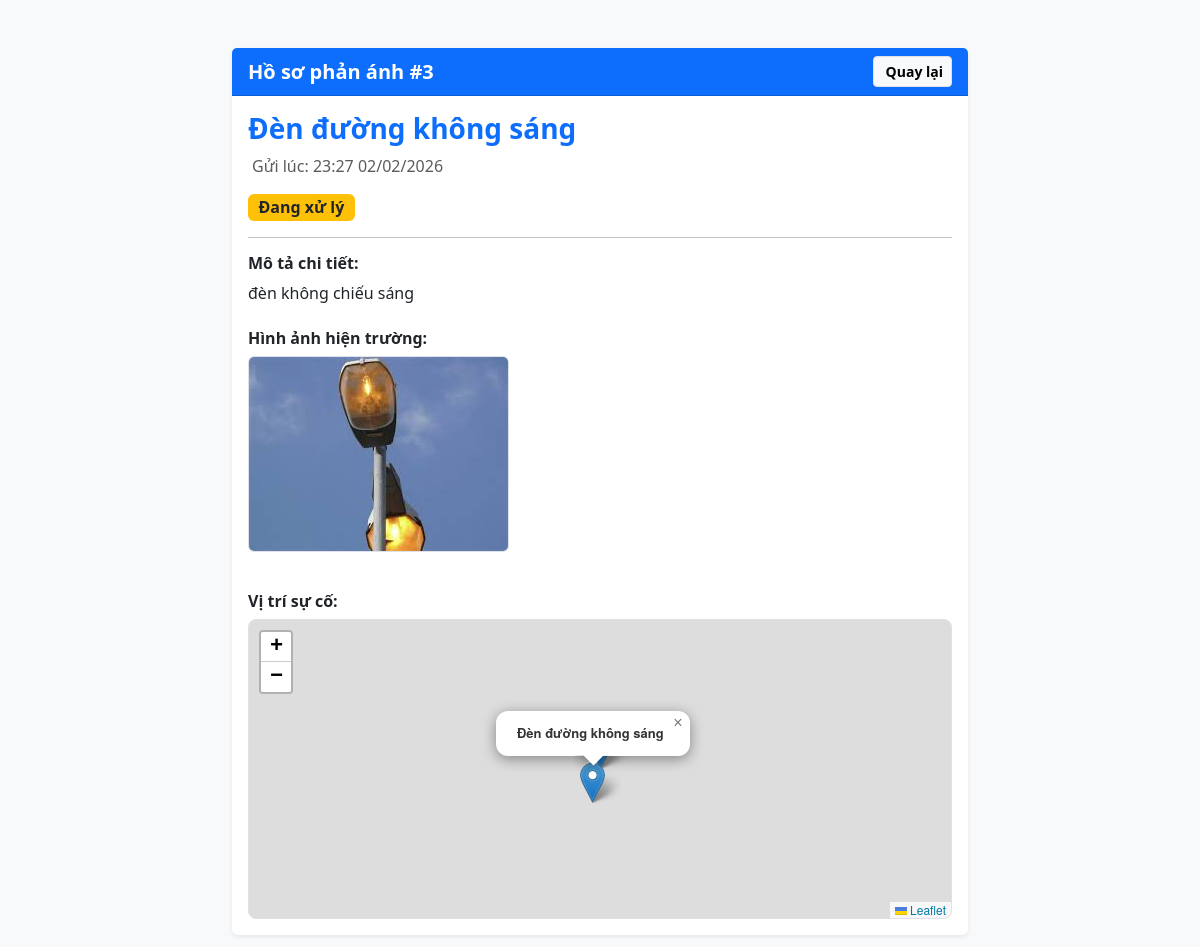
The page /chi-tiet/3/ (signed in) on the database its author committed.
### maps/models.py (models this page shows, shortened)
class PhanAnh(models.Model):
    tieu_de = models.CharField(max_length=200, verbose_name="Tiêu đề")
    mo_ta = models.TextField(verbose_name="Mô tả chi tiết")
    dia_chi = models.CharField(max_length=255, blank=True, null=True, verbose_name="Địa chỉ/Tên đường")
    du_lieu_toa_do = models.TextField(verbose_name="Danh sách tọa độ")
    hinh_anh = models.ImageField(upload_to='hien_truong/', blank=True, null=True, verbose_name="Ảnh hiện trường")
    thoi_gian = models.DateTimeField(auto_now_add=True, verbose_name="Thời gian gửi")
    TRANG_THAI_CHOICES = [
        ('cho_duyet', 'Chờ duyệt'),
        ('dang_xu_ly', 'Đang xử lý'),
        ('da_xu_ly', 'Đã xử lý xong'),
    ]
    trang_thai = models.CharField(max_length=20, choices=TRANG_THAI_CHOICES, default='cho_duyet', verbose_name="Trạng thái")
    nguoi_gui = models.ForeignKey(User, on_delete=models.SET_NULL, null=True, blank=True)
    class Meta:
        verbose_name = "Tin Phản Ánh"
        verbose_name_plural = "Danh sách Phản Ánh"

### maps/views.py (the view)
# urls.py: path('chi-tiet/<int:id_ho_so>/', views.chi_tiet_ho_so, name='chi_tiet'),       # Dòng này cho trang Profile
@login_required
def chi_tiet_ho_so(request, id_ho_so):
    ho_so = get_object_or_404(PhanAnh, id=id_ho_so)
    return render(request, 'maps/detail.html', {'ho_so': ho_so})

### maps/templates/maps/detail.html (shortened to what this page needs)
<!DOCTYPE html>
<html lang="vi">
<head>
    <link href="https://cdn.jsdelivr.net/npm/bootstrap@5.3.0/dist/css/bootstrap.min.css" rel="stylesheet">
    <link rel="stylesheet" href="https://unpkg.com/leaflet@1.9.4/dist/leaflet.css" />
</head>
<body class="bg-light">
    <div class="container py-5">
        <div class="row justify-content-center">
            <div class="col-md-8">
                <div class="card shadow-sm border-0">
                    <div class="card-header bg-primary text-white d-flex justify-content-between align-items-center">
                        <h5 class="mb-0 fw-bold">Hồ sơ phản ánh #{{ ho_so.id }}</h5>
                        {% if request.GET.nguon == 'ho_so' %}
                            <a href="{% url 'profile' %}" class="btn btn-sm btn-light fw-bold border">
                                <i class="fas fa-arrow-left me-1"></i> Quay lại Hồ sơ
                            </a>
                        {% else %}
                            <a href="{% url 'quan_ly_hien_truong' %}" class="btn btn-sm btn-light fw-bold border">
                                 Quay lại
                            </a>
                        {% endif %}
                        </div>
                    <div class="card-body">
                        <h3 class="text-primary fw-bold">{{ ho_so.tieu_de }}</h3>
                        <p class="text-muted"> Gửi lúc: {{ ho_so.thoi_gian|date:"H:i d/m/Y" }}</p>
                        <div class="mb-3">
                            <span class="badge {% if ho_so.trang_thai == 'da_xu_ly' %}bg-success{% elif ho_so.trang_thai == 'dang_xu_ly' %}bg-warning text-dark{% else %}bg-danger{% endif %} fs-6">
                                {{ ho_so.get_trang_thai_display }}
                            </span>
                        </div>
                        <hr>
                        <h6 class="fw-bold">Mô tả chi tiết:</h6>
                        <p>{{ ho_so.mo_ta }}</p>
                        <h6 class="fw-bold mt-4">Hình ảnh hiện trường:</h6>
                        {% if ho_so.hinh_anh %}
                            <img src="{{ ho_so.hinh_anh.url }}" class="img-fluid rounded border mb-3" style="max-height: 400px;">
                        {% else %}
                            <p class="text-muted fst-italic">Không có hình ảnh.</p>
                        {% endif %}
                        <h6 class="fw-bold mt-4">Vị trí sự cố:</h6>
                        <div id="map-detail" class="border"></div>
                    </div>
                </div>
            </div>
        </div>
    </div>
</body>
</html>

### maps/templates/maps/detail.html (style rules this page uses)
#map-detail { height: 300px; width: 100%; border-radius: 8px; }

### rows shown on the page
PhanAnh: id "3", tieu_de "Đèn đường không sáng", thoi_gian "23:27 02/02/2026", trang_thai "Đang xử lý", mo_ta "đèn không chiếu sáng", hinh_anh (picture)
